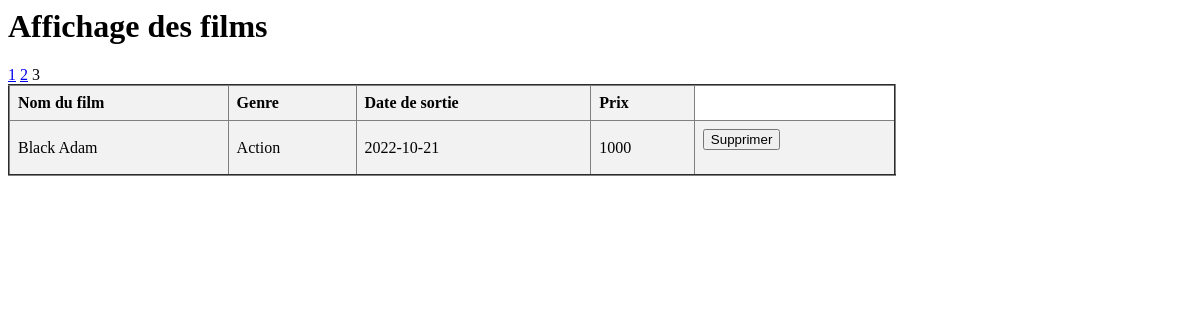
The app's page /admin/listFilm.php?page=3 with its own data.
### tables this page shows
CREATE TABLE `film` (
  `id_film` int(11) NOT NULL,
  `nom_film` varchar(255) NOT NULL,
  `date_sortie` date DEFAULT NULL,
  `id_genre` int(11) NOT NULL,
  `id_prix` int(11) NOT NULL,
  `id_images` int(11) NOT NULL
);

CREATE TABLE `genre` (
  `id_genre` int(11) NOT NULL,
  `nom_genre` varchar(255) DEFAULT NULL
);

CREATE TABLE `prix` (
  `id_prix` int(11) NOT NULL,
  `id_genre` int(11) NOT NULL,
  `prix` bigint(20) NOT NULL
);

### admin/listFilm.php (the view, shortened to what this page needs)
<html>
	<head>
		<link rel="stylesheet" type="text/css" href="../style/listFilm.css">
	</head>
	<body>
		<h1>Affichage des films</h1>
		<table border=2>
			<tr>
				<th>Nom du film</th>
				<th>Genre</th>
				<th>Date de sortie</th>
				<th>Prix</th>
			</tr>
		<?php
			include "../bddConnect.php";
			$elements_par_page = 7;
			if (isset($_GET['page'])) {
				$page_en_cours = $_GET['page'];
			} else {
				$page_en_cours = 1;
			}
			$premier_element = ($page_en_cours - 1) * $elements_par_page;
			$sql="SELECT film.nom_film, genre.id_genre, genre.nom_genre, film.date_sortie, prix.prix
						  FROM film
						  JOIN genre ON film.id_genre = genre.id_genre
						  JOIN prix ON film.id_prix = prix.id_prix
						  ORDER by date_sortie DESC
						  LIMIT $premier_element, $elements_par_page";
			$resultat = mysqli_query($con, $sql);
			while ($row = mysqli_fetch_array($resultat)) {
				echo "<tr>";
					echo "<td>".$row['nom_film']."</td>";
					echo "<td>".$row['nom_genre']."</td>";
					echo "<td>".$row['date_sortie']."</td>";
					echo "<td>".$row['prix']."</td>";
					echo '<TD>
									<FORM method="POST" action="suppressionFilm.php">
										<button type="submit" name="nom_film" value="'.$row['nom_film'].'">Supprimer</button>
									</FORM>
								  </TD>';
				echo "</tr>";
			}
			$resultat_total = mysqli_query($con, "SELECT COUNT(*) AS total FROM film");
			$row_total = mysqli_fetch_array($resultat_total);
			$total_elements = $row_total['total'];
			$nombre_de_pages = ceil($total_elements / $elements_par_page);
			echo "<div>";
			for ($i = 1; $i <= $nombre_de_pages; $i++)
			{
				if ($i == $page_en_cours)
				{
					echo "<span>$i</span>&nbsp;";
				}
				else
				{
					echo "<a href=\"".$_SERVER['PHP_SELF']."?page=$i\">$i</a>&nbsp;";
				}
			}
			echo "</div>";
		?>
		</table>
	</body>
</html>

### style/listFilm.css (style rules this page uses)
table { border-collapse: collapse; width: 75%; }
th, td { padding: 8px; text-align: left; }
th { background-color: #f2f2f2; }
tr:nth-child(even) { background-color: #f2f2f2; }

### records on screen
film: nom_film "Black Adam", id_genre.nom_genre "Action", date_sortie "2022-10-21", id_prix.prix "1000"
